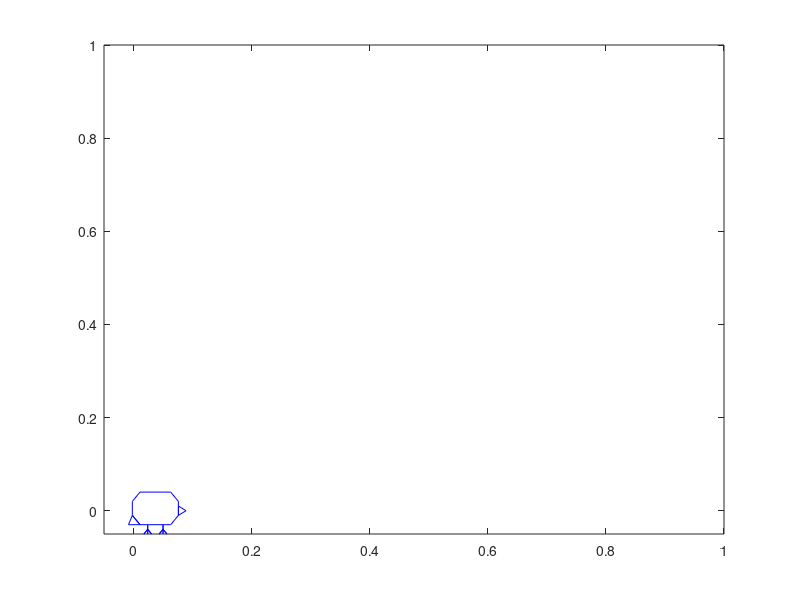

Write the MATLAB code that produced this figure.
% Elephant circus routine

% 1. Run forward
% 2. Roll forward
% 3. Backflip
% 4. Roll back to start

clear
clf()
axis_setup = [-.05 1 -.05 1];

elephant = [
    -0.050    -0.030 1;
    -0.050    0.0300 1;
    0.0500    0.0450 1;
    0.0500    -0.030 1;
    0.0500    0.0700 1;
    0.0700    0.0000 1;
]';

body = [2 1 0.5 2 1 1 2 6 7 7 8 7 7 6 5 5 5 4.5 5 5.5 5 5 3 3 3 2.5 3 3.5 3 3 2;
        2 4 2   2 4 7 9 9 7 4 5 6 4 2 2 0 1 0   1 0   1 2 2 0 1 0   1 0   1 2 2;
        1 1 1 1 1 1 1 1 1 1 1 1 1 1 1 1 1 1 1 1 1 1 1 1 1 1 1 1 1 1 1];
scale = [
    0.013 0.000 0;
    0.000 0.010 0;
    0.000 0.000 1;
];
translate = [
    1 0 -5;
    0 1 -5;
    0 0 1;
];
elephant=scale*translate*body;

plot(elephant(1, :), elephant(2, :), 'b-');
axis(axis_setup);

% Setup
framerate = 120;
t_pause = 1 / framerate;

% 1. Run Forward
start = [0.05; 0];
runto = [0.3; 0];
runto_frames = 20;

for i = 0:runto_frames
    t_x = (i / runto_frames) * (runto(1) - start(1)) + start(1);
    t_y = (i / runto_frames) * (runto(2) - start(2)) + start(2);
    
    transform = [
        1 0 t_x;
        0 1 t_y;
        0 0 1;
    ];

    tElephant = transform * elephant;
    plot(tElephant(1, :), tElephant(2, :), 'b-');
    axis(axis_setup);
    pause(t_pause);
end

% 2. Barrel roll
start = runto;
rollto = [0.6; 0];
rollto_frames = 30;

for i = 0:rollto_frames
    t_x = (i / rollto_frames) * (rollto(1) - start(1)) + start(1);
    t_y = (i / rollto_frames) * (rollto(2) - start(2)) + start(2);
    theta = -(i / rollto_frames) * 2 * pi;
    
    transform = [
        1 0 t_x;
        0 1 t_y;
        0 0 1;
    ] * [
        cos(theta) -sin(theta) 0;
        sin(theta) cos(theta) 0;
        0 0 1;
    ];

    tElephant = transform * elephant;
    plot(tElephant(1, :), tElephant(2, :), 'b-');
    axis(axis_setup);
    pause(t_pause);
end

% Pause a bit, ready to jump
pause(0.20);

% 3. Backflip
start = rollto;
jumpto_max_height = 0.3;
jumpto = [0.2; 0];
jumpto_frames = 20;

for i = 0:jumpto_frames
    t_x = (i / jumpto_frames) * (jumpto(1) - start(1)) + start(1);
    % Quadratic function for height
    t_y = -(2*sqrt(jumpto_max_height) * (i / jumpto_frames) - sqrt(jumpto_max_height))^2 + jumpto_max_height;
    theta = (i / jumpto_frames) * 2 * pi;
    
    transform = [
        1 0 t_x;
        0 1 t_y;
        0 0 1;
    ] * [
        cos(theta) -sin(theta) 0;
        sin(theta) cos(theta) 0;
        0 0 1;
    ];

    tElephant = transform * elephant;
    plot(tElephant(1, :), tElephant(2, :), 'b-');
    axis(axis_setup);
    pause(t_pause);
end

% 4. Barrel roll
start = jumpto;
rollto = [0.05; 0];
rollto_frames = 20;

for i = 1:rollto_frames
    t_x = (i / rollto_frames) * (rollto(1) - start(1)) + start(1);
    t_y = (i / rollto_frames) * (rollto(2) - start(2)) + start(2);
    theta = (i / rollto_frames) * 2 * pi;
    
    transform = [
        1 0 t_x;
        0 1 t_y;
        0 0 1;
    ] * [
        cos(theta) -sin(theta) 0;
        sin(theta) cos(theta) 0;
        0 0 1;
    ];

    tElephant = transform * elephant;
    plot(tElephant(1, :), tElephant(2, :), 'b-');
    axis(axis_setup);
    pause(t_pause);
end